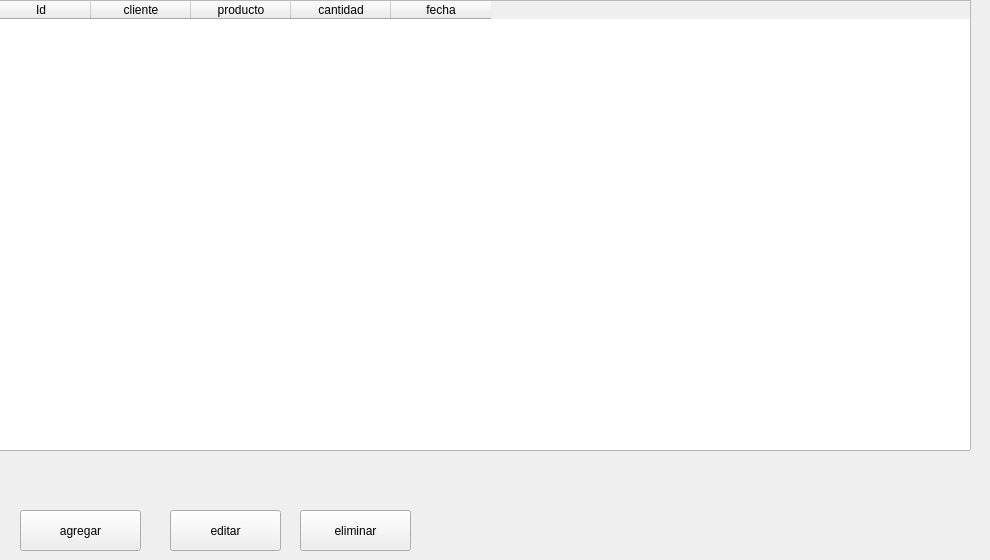
            <widget class="QWidget" name="despacho">
             <widget class="QTableWidget" name="tbl_despacho">
              <property name="geometry">
               <rect>
                <x>-10</x>
                <y>0</y>
                <width>981</width>
                <height>451</height>
               </rect>
              </property>
              <property name="styleSheet">
               <string notr="true">#tbl_despacho{
color:white
}

</string>
              </property>
              <column>
               <property name="text">
                <string>Id</string>
               </property>
              </column>
              <column>
               <property name="text">
                <string>cliente</string>
               </property>
              </column>
              <column>
               <property name="text">
                <string>producto</string>
               </property>
              </column>
              <column>
               <property name="text">
                <string>cantidad</string>
               </property>
              </column>
              <column>
               <property name="text">
                <string>fecha</string>
               </property>
              </column>
             </widget>
             <widget class="QPushButton" name="btn_agregarD">
              <property name="geometry">
               <rect>
                <x>20</x>
                <y>510</y>
                <width>121</width>
                <height>41</height>
               </rect>
              </property>
              <property name="cursor">
               <cursorShape>PointingHandCursor</cursorShape>
              </property>
              <property name="text">
               <string>agregar</string>
              </property>
              <property name="icon">
               <iconset>
                <normaloff>img/agregar.png</normaloff>img/agregar.png</iconset>
              </property>
              <property name="iconSize">
               <size>
                <width>40</width>
                <height>40</height>
               </size>
              </property>
             </widget>
             <widget class="QPushButton" name="btn_editarD">
              <property name="geometry">
               <rect>
                <x>170</x>
                <y>510</y>
                <width>111</width>
                <height>41</height>
               </rect>
              </property>
              <property name="cursor">
               <cursorShape>PointingHandCursor</cursorShape>
              </property>
              <property name="text">
               <string>editar</string>
              </property>
              <property name="icon">
               <iconset>
                <normaloff>img/actualizar.png</normaloff>img/actualizar.png</iconset>
              </property>
              <property name="iconSize">
               <size>
                <width>40</width>
                <height>40</height>
               </size>
              </property>
             </widget>
             <widget class="QPushButton" name="btn_eliminarD">
              <property name="geometry">
               <rect>
                <x>300</x>
                <y>510</y>
                <width>111</width>
                <height>41</height>
               </rect>
              </property>
              <property name="cursor">
               <cursorShape>PointingHandCursor</cursorShape>
              </property>
              <property name="text">
               <string>eliminar</string>
              </property>
              <property name="icon">
               <iconset>
                <normaloff>img/basura.png</normaloff>img/basura.png</iconset>
              </property>
              <property name="iconSize">
               <size>
                <width>40</width>
                <height>40</height>
               </size>
              </property>
             </widget>
            </widget>
